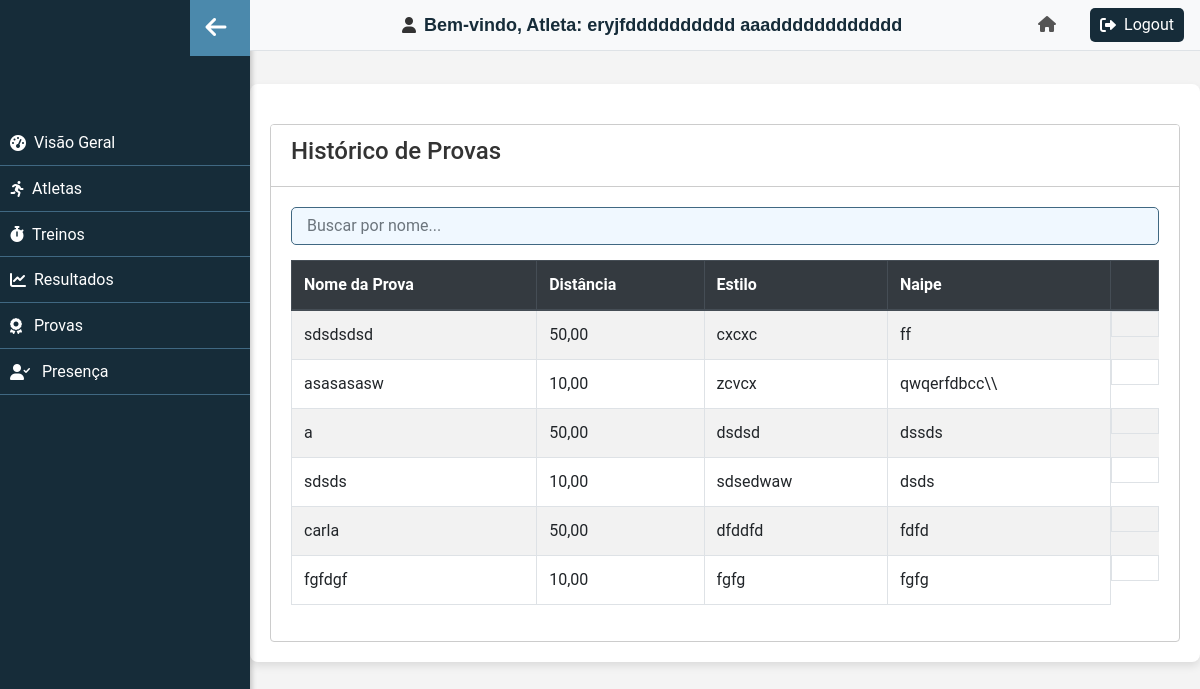
Page /provas/ (signed in) on the committed database.
### core/models.py (models this page shows, shortened)
class ModelUsuario(AbstractUser):
    email=models.EmailField('E-mail', unique=True) # usar email para fazer o login
    fone=models.CharField(
        max_length=11,
        validators=[phone_validator],
        blank=True,
        verbose_name="Número de celular",
        help_text="Somente números (DDD + 9 dígitos)",
    )
    is_staff=models.BooleanField('Treinador', default=True)
    data_nascimento = models.DateField(null=True)
    SEXO_CHOICES = (
        ('F', 'Feminino'),
        ('M', 'Masculino'),
        ('O', 'Outros'),
    )
    sexo = models.CharField(
        max_length=1,
        choices=SEXO_CHOICES,
        verbose_name="Sexo",
        help_text="Selecione o sexo: Feminino, Masculino ou Outros",
    )
    cpf = models.CharField(
        max_length=14,  # Com traços e pontos, o máximo é 14 caracteres
        unique=True,
        validators=[cpf_validator],
        verbose_name="CPF",
        help_text="Informe seu CPF no formato xxx.xxx.xxx-xx",
    )
    endereco = models.CharField(max_length=100)
    curso = models.CharField(max_length=100)
    matricula =models.CharField(
        max_length=8,
        unique=True,
        blank=True,
        null=True,
        validators=[matricula_validator],
        verbose_name="Matrícula",
        help_text="Informe sua matrícula com 8 dígitos.",
    )
    socio = models.BooleanField('Sócio do Grêmio Fronteira', default=True)
    USERNAME_FIELD='email'      #poderiamos definir qualquer outro campo como username
    REQUIRED_FIELDS=['first_name', 'last_name', 'fone','data_nascimento','sexo', 'cpf','endereco','curso', 'matricula', 'socio']
    objects = UsuarioManager()#com isso especificicamos parao django usar o noss manager e não o padrao

class Prova(models.Model):
    nome_prova = models.CharField(max_length=50)
    distancia = models.DecimalField(max_digits=7, decimal_places=2)
    estilo = models.CharField(max_length=25)
    naipe = models.CharField(max_length=20)

### core/views.py (the view)
# urls.py: path('provas/', login_required(provas), name='provas'),
def provas(request):
    provas_list = Prova.objects.all()
    modelusuarios_list = ModelUsuario.objects.all()  # Adicione esta linha
    return render(request, 'provas.html', {'provas_list': provas_list, 'modelusuarios_list': modelusuarios_list})

### core/templates/provas.html (shortened to what this page needs)
{% load static %}
<!DOCTYPE html>
<html lang="pt-br">
<head>
    <link rel="stylesheet" href="https://stackpath.bootstrapcdn.com/bootstrap/4.5.2/css/bootstrap.min.css">
    <link rel="stylesheet" href="{% static 'css/style.css' %}">
    <link rel="stylesheet" href="https://cdnjs.cloudflare.com/ajax/libs/font-awesome/6.0.0-beta3/css/all.min.css">
</head>
<body>
    {% include 'sidebar.html' %}
    {% include 'header.html' %}
    <div class="center-content">
        {% block content %}
        <div class="container mt-4">
            <div class="card">
                <div class="card-header">
                    <div class="d-flex justify-content-between align-items-center">
                        <h4 class="titulo-provas">Histórico de Provas</h4>
                    </div>
                </div>
                <div class="card-body" id="historicoProvas">
                    <input type="text" class="form-control" id="searchInput" placeholder="Buscar por nome...">
                    <table class="table table-striped">
                        <thead class="thead-dark">
                            <tr>
                                <th>Nome da Prova</th>
                                <th>Distância</th>
                                <th>Estilo</th>
                                <th>Naipe</th>
                                <th>   </th>
                            </tr>
                        </thead>
                        <tbody>
                            {% for prova in provas_list %}
                                <tr>
                                    <td>{{ prova.nome_prova }}</td>
                                    <td>{{ prova.distancia }}</td>
                                    <td>{{ prova.estilo }}</td>
                                    <td>{{ prova.naipe }}</td>
                                    <td class="d-flex align-items-center">
                                    </td>
                                </tr>
                            {% endfor %}
                        </tbody>
                    </table>
                </div>
            </div>
        </div>
        {% endblock %}
    </div>
</body>
</html>

### core/templates/header.html (shortened to what this page needs)
<header>
    <link rel="stylesheet" href="https://cdnjs.cloudflare.com/ajax/libs/font-awesome/6.0.0/css/all.min.css">
    {% if user.is_authenticated %}
        <div class="user-info">
            <i class="fas fa-user user-icon " ></i>
            <span id="welcome-message" class="username">
                Bem-vindo, {% if user.is_staff %}Treinador(a){% else %}Atleta{% endif %}: {{ user.get_full_name|default:user.username }}
            </span>
        </div>
    {% endif %}
    <div class="header-icons">
        <a href="{% url 'dashboard' %}" class="home-link" title="Dashboard">
            <i class="fas fa-home"></i>
        </a>
        <a class="logout-button" href="{% url 'logout' %}">
            <i class="fas fa-sign-out-alt logout-icon"></i>
            Logout
        </a>
    </div>
</header>

### core/static/css/style.css (style rules this page uses)
body { background-color: #f7f8fc; font-family: "Segoe UI", Tahoma, Geneva, Verdana, sans-serif; padding-top: 60px; }
.form-control { margin-bottom: 15px; padding: 15px; border-radius: 5px; border: 1px solid #406882; }
header { background: #f8f9fa; padding: 0.5rem 1rem; display: flex; justify-content: space-between; align-items: center; border-bottom: 1px solid #dee2e6; position: fixed; top: 0; left: 250px; right: 0; z-index: 1050; box-sizing: border-box; flex-wrap: nowrap; }
.username, .logout-form, .admin-link, .home-link, .login-link { font-size: 1rem; color: #555; }
.user-info { display: flex; align-items: center; }
.header-icons { display: flex; gap: 1rem; align-items: center; }
.fas { margin-right: 8px; }
#welcome-message { font-weight: bold; font-family: 'Arial', sans-serif; color: #162c39; font-size: 18px; }
.logout-button { cursor: pointer; background-color: #162c39; color: #fff; text-decoration: none; padding: 5px 10px; border-radius: 5px; transition: background-color 0.3s ease; margin-bottom: 0; display: inline-block; margin-left: 10px; width: 100%; box-sizing: border-box; display: flex; align-items: center; }
.logout-button i { margin-right: 8px; }
body { background-color: #f5f5f5; color: #333; font-family: 'Roboto', sans-serif; }
.card { margin-top: 20px; border: 1px solid #ccc; }
.card-header { background-color: #ffffff; color: #333; border-bottom: 1px solid #ccc; }
.titulo-provas { color: #333; font-size: 24px; }
table { color: #333; }
table thead { background-color: #3498db; color: #ffffff; }
table th, table td { border: 1px solid #dee2e6; }
#searchInput { background-color: #f0f8ff; color: #333; }
body { font-family: 'Roboto', sans-serif; background-color: #f4f4f4; color: #333; }
.container { background-color: #ffffff; border-radius: 8px; padding: 20px; box-shadow: 0 4px 8px rgba(0, 0, 0, 0.1); }

### rows in the picture
ModelUsuario: get_full_name "eryjfdddddddddd aaadddddddddddd"
Prova: nome_prova "sdsdsdsd", distancia "50,00", estilo "cxcxc", naipe "ff"
Prova: nome_prova "asasasasw", distancia "10,00", estilo "zcvcx", naipe "qwqerfdbcc\\\\"
Prova: nome_prova "a", distancia "50,00", estilo "dsdsd", naipe "dssds"
Prova: nome_prova "sdsds", distancia "10,00", estilo "sdsedwaw", naipe "dsds"
Prova: nome_prova "carla", distancia "50,00", estilo "dfddfd", naipe "fdfd"
Prova: nome_prova "fgfdgf", distancia "10,00", estilo "fgfg", naipe "fgfg"
